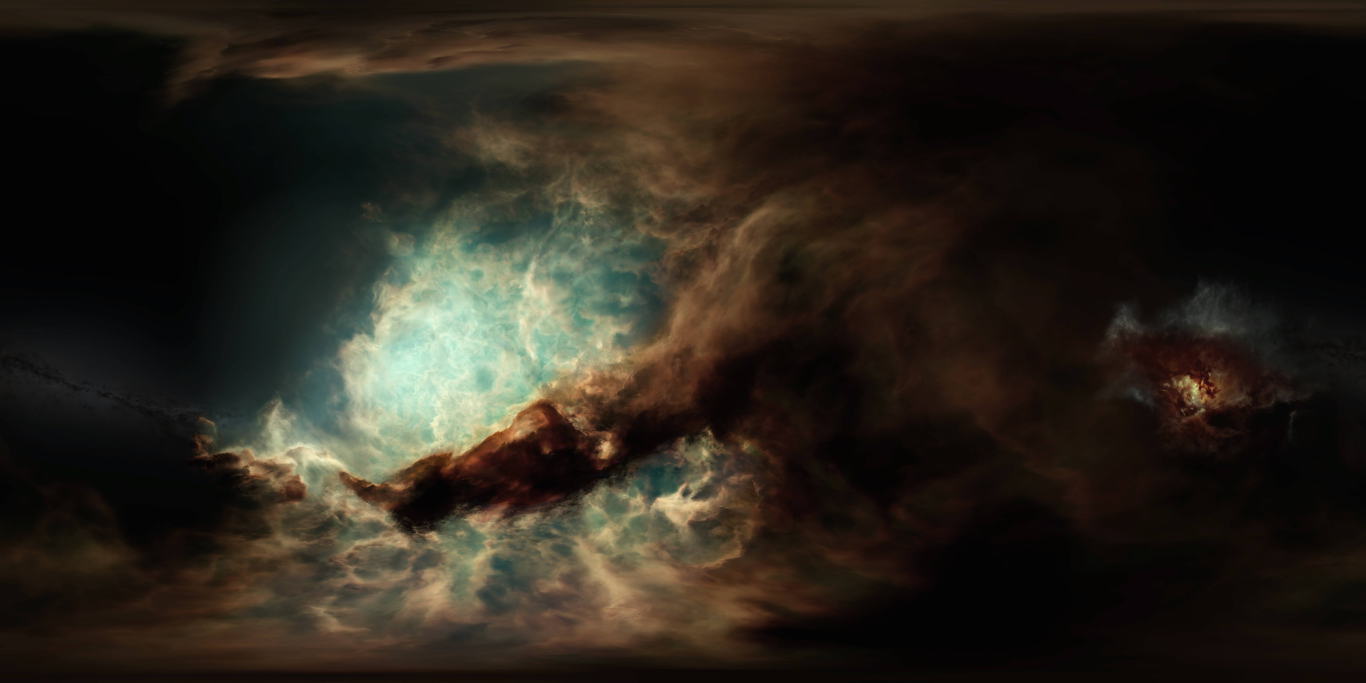
#> input picture godot_project/assets/skyboxes/amarr.jpeg, 8192 x 4096 px (shown at 1/6 size)
$ python -i dds_decode.py   (imports and definitions only)
#> lines starting #> are read from the running program, lines starting #| are printed output that depends on the picture
# -*- coding: utf-8 -*-
"""Decode EVE Tranquility DX10 DDS (BC7/BC5/BC4) to PIL images."""
from __future__ import annotations

import struct
from pathlib import Path

import texture2ddecoder
from PIL import Image


# [107 lines left out: functions _dxgi, _size, _reconstruct_normal_z, _legacy_uncompressed, _float_to_u8, _legacy_float_fourcc, not called in this run]


def decode_dds(path: Path) -> Image.Image | None:
    data = path.read_bytes()
    if data[:4] != b"DDS ":
        return None
    w, h = _size(data)
    if w <= 0 or h <= 0:
        return None
    dxgi = _dxgi(data)
    payload = data[148:] if dxgi is not None else data[128:]
    try:
        if dxgi == 98:  # BC7_UNORM
            need = w * h
            dec = texture2ddecoder.decode_bc7(payload[:need], w, h)
            return Image.frombytes("RGBA", (w, h), dec, "raw", "BGRA")
        if dxgi == 80:  # BC4_UNORM
            need = w * h // 2
            dec = texture2ddecoder.decode_bc4(payload[:need], w, h)
            # texture2ddecoder returns RGBA (4 Bpp); luminance is in channel 2 (B).
            # Interpreting as mode "L" used every 4th byte (often A=255) → vertical stripes / moiré.
            if len(dec) >= w * h * 4:
                rgba = Image.frombytes("RGBA", (w, h), dec)
                return rgba.getchannel("B").convert("RGBA")
            return Image.frombytes("L", (w, h), dec[: w * h]).convert("RGBA")
        if dxgi == 83:  # BC5_UNORM — XY only; reconstruct Z for Godot NORMAL_MAP
            need = w * h
            dec = texture2ddecoder.decode_bc5(payload[:need], w, h)
            im = Image.frombytes("RGBA", (w, h), dec, "raw", "BGRA")
            return _reconstruct_normal_z(im)
        if dxgi in (71, 72):  # BC1 / BC1_SRGB
            need = w * h // 2
            dec = texture2ddecoder.decode_bc1(payload[:need], w, h)
            return Image.frombytes("RGBA", (w, h), dec, "raw", "BGRA")
        if dxgi in (77, 78):  # BC3 / BC3_SRGB
            need = w * h
            dec = texture2ddecoder.decode_bc3(payload[:need], w, h)
            return Image.frombytes("RGBA", (w, h), dec, "raw", "BGRA")
        if dxgi == 56:  # R16_UNORM
            need = w * h * 2
            raw = payload[:need]
            if len(raw) >= need:
                lum = bytes(raw[i + 1] for i in range(0, need, 2))
                return Image.frombytes("L", (w, h), lum).convert("RGBA")
        if dxgi == 61:  # R8G8_UNORM
            need = w * h * 2
            raw = payload[:need]
            if len(raw) >= need:
                rgba = bytearray(w * h * 4)
                for i in range(w * h):
                    rgba[i * 4] = raw[i * 2]
                    rgba[i * 4 + 1] = raw[i * 2 + 1]
                    rgba[i * 4 + 2] = 0
                    rgba[i * 4 + 3] = 255
                return Image.frombytes("RGBA", (w, h), bytes(rgba))
        if dxgi is None:
            im = _legacy_float_fourcc(data, w, h)
            if im is not None:
                return im
            im = _legacy_uncompressed(data, w, h)
            if im is not None:
                return im
    except Exception:
        return None
    try:
        return Image.open(path).convert("RGBA")
    except Exception:
        return None


def save_png(src: Path, dst: Path, *, max_dim: int = 1024) -> bool:
    im = decode_dds(src)
    if im is None:
        return False
    if max(im.size) > max_dim:
        im.thumbnail((max_dim, max_dim), Image.Resampling.LANCZOS)
    dst.parent.mkdir(parents=True, exist_ok=True)
    im.convert("RGBA").save(dst, "PNG")
    return True

>>> import cv2
>>> picture = cv2.imread('../../godot_project/assets/skyboxes/amarr.jpeg', cv2.IMREAD_GRAYSCALE)
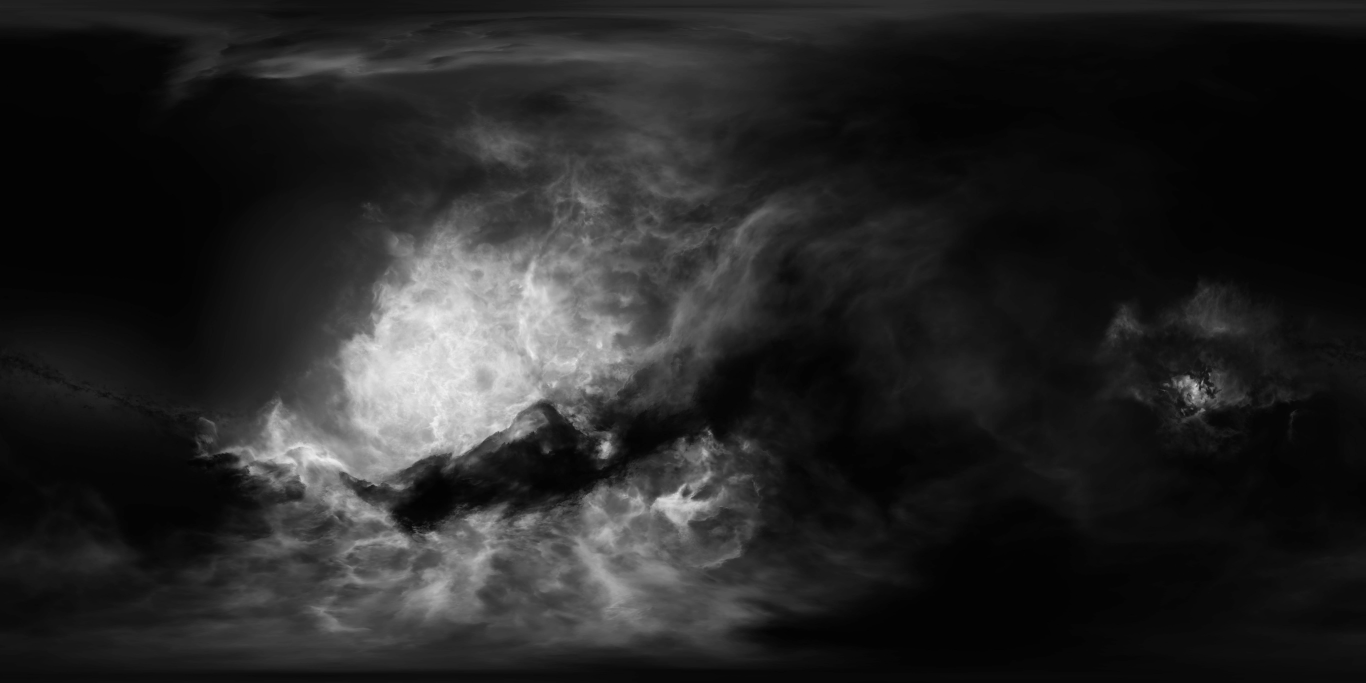
#> picture: shape (4096, 8192) (shown at 1/6 size); min 1, max 244, mean 37.4
>>> result = save_png(picture, 'out.png')
#> (the run stopped early here; a loop or call above may not have finished)

$ run again, on godot_project/assets/skyboxes/gallente.jpeg
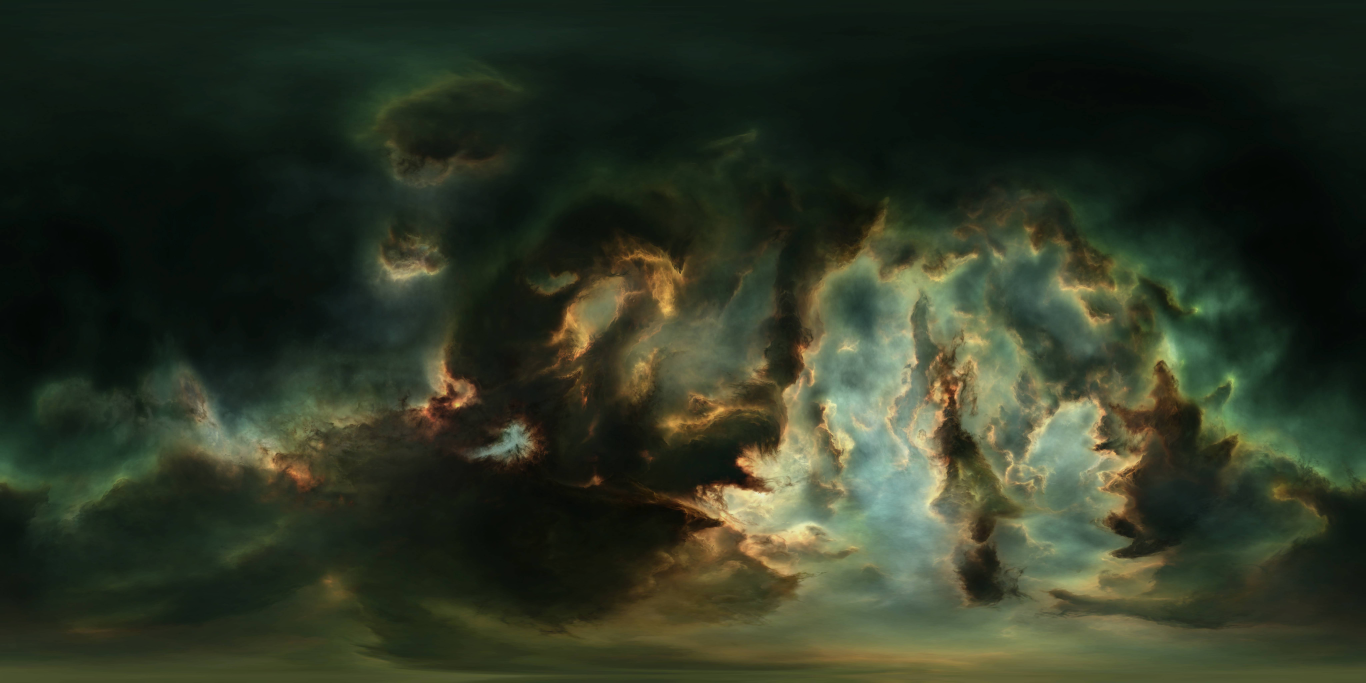
#> input picture godot_project/assets/skyboxes/gallente.jpeg, 8192 x 4096 px (shown at 1/6 size)
#> `picture = cv2.imread('../../godot_project/assets/skyboxes/amarr.jpeg',..`:
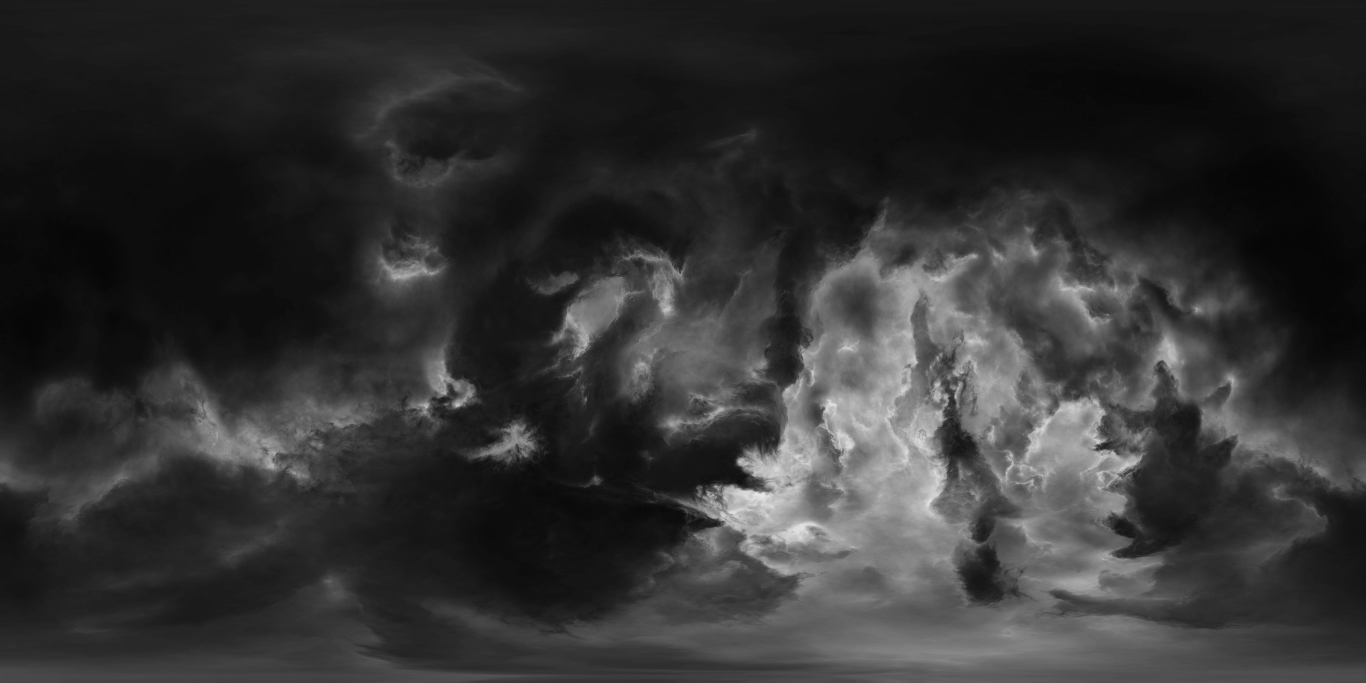
#> picture: shape (4096, 8192) (shown at 1/6 size); min 5, max 239, mean 49.7

$ run again, on godot_project/assets/skyboxes/wormhole.jpeg
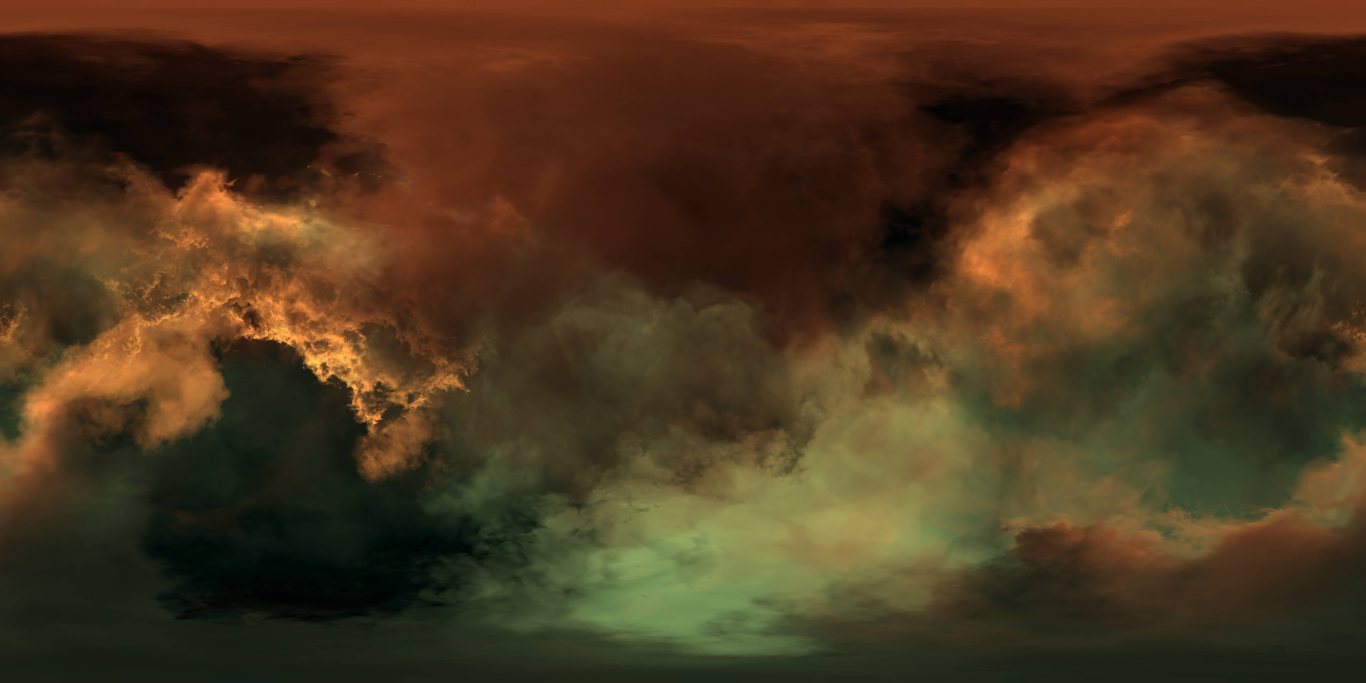
#> input picture godot_project/assets/skyboxes/wormhole.jpeg, 8192 x 4096 px (shown at 1/6 size)
#> `picture = cv2.imread('../../godot_project/assets/skyboxes/amarr.jpeg',..`:
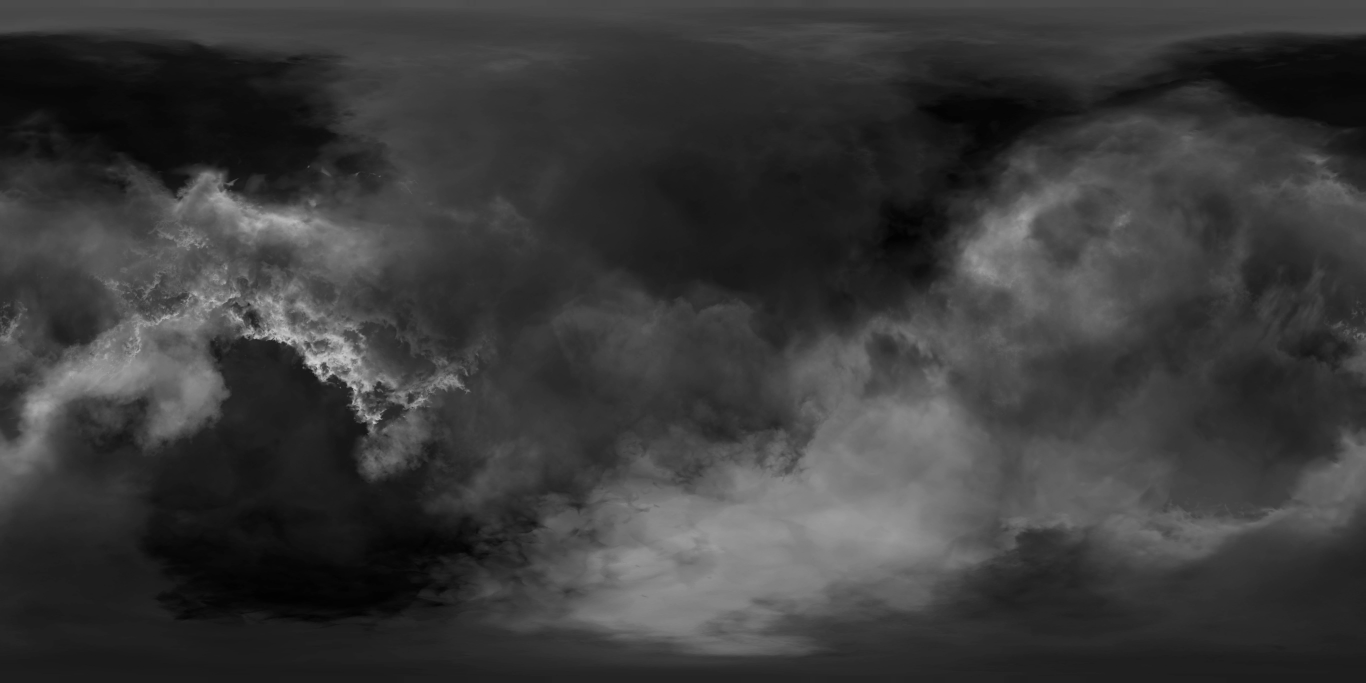
#> picture: shape (4096, 8192) (shown at 1/6 size); min 1, max 214, mean 58.3
